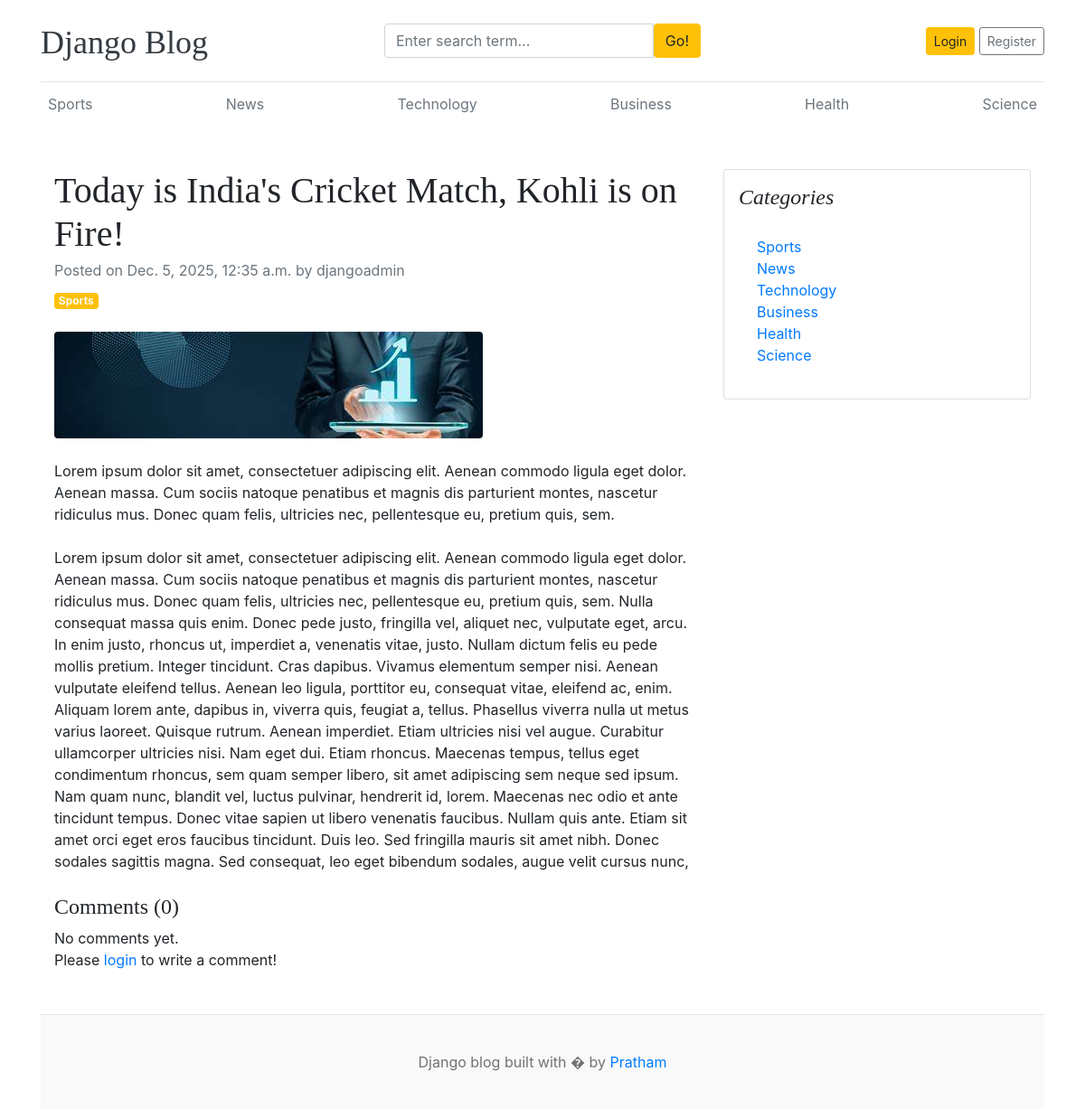
Screenshot of /blogs/today-is-indias-cricket-match-kohli-is-on-fire-1/ with the database file from the repository.
### blogs/models.py (models this page shows, shortened)
class Category(models.Model):
    category_name = models.CharField(max_length = 50, unique = True)
    created_at = models.DateTimeField(auto_now=True)
    updated_at = models.DateTimeField(auto_now=True)
    class Meta:
        verbose_name_plural = 'categories'
    def __str__(self):
        return self.category_name

class Blog(models.Model):
    title = models.CharField(max_length = 100)
    slug = models.SlugField(max_length=150, unique=True, blank=True)
    category = models.ForeignKey(Category, on_delete=models.CASCADE) #using cascade because when you delete specific category the blog post associated should also be deleted
    author = models.ForeignKey(User, on_delete=models.CASCADE) # so when user is deleted hte blog post of that user should also be deleted
    featured_image = models.ImageField(upload_to='uploads/%d/%m/%Y')
    short_description= models.TextField(max_length=500)
    blog_body = models.TextField(max_length=2000)
    status = models.CharField(max_length=20, choices=STATUS_CHOICES, default="Draft")
    is_featured = models.BooleanField(default=False)
    created_at = models.DateTimeField(auto_now=True)
    updated_at = models.DateTimeField(auto_now=True)

### blogs/views.py (the view, shortened to what this page needs)
# urls.py: path('blogs/<slug:slug>/', BlogsView.blogs, name='blogs'),
def blogs(request, slug):
    single_blog = get_object_or_404(Blog, slug=slug, status='Published')
    comments = Comment.objects.filter(blog=single_blog)
    comment_count = comments.count()
    context = {
        'single_blog': single_blog,
        'comments': comments,
        'comment_count': comment_count
    }
    return render(request, 'blogs.html', context)

### blogs/context_processors.py (called while the page is built)
def get_categories(request):
    categories = Category.objects.all()
    return dict(categories=categories)

### templates/blogs.html (shortened to what this page needs)
{% extends 'base.html' %} {% block content %}
<div class="container mt-5">
  <div class="row">
    <div class="col-lg-8">
      <article>
        <header class="mb-4">
          <h1 class="fw-bolder mb-1">{{ single_blog.title }}</h1>
          <div class="text-muted fst-italic mb-2">
            Posted on {{ single_blog.created_at }} by {{ single_blog.author }}
          </div>
          <a class="badge bg-warning text-decoration-none text-light" href="#!"
            >{{ single_blog.category }}</a
          >
        </header>
        <figure class="mb-4">
          <img
            class="img-fluid rounded"
            src="{{ single_blog.featured_image.url }}"
            alt="..."
          />
        </figure>
        <section class="mb-5">
          <p class="fs-5 mb-4">{{ single_blog.short_description }}</p>
          <p class="fs-5 mb-4">{{ single_blog.blog_body }}</p>
          <h4>Comments ({{ comment_count }})</h4>
          {% if comments %} {% for comment in comments %}
          <div class="card mt-1">
            <div class="card-body">
              <p class="card-text mb-0">{{ comment }}</p>
              <span>
                <small>By {{ comment.user }}</small>
                <small>| {{ comment.created_at | timesince }} ago</small>
              </span>
            </div>
          </div>
          {% endfor %} {% else %} No comments yet. {% endif %}
          <br />
          <div class="form-group">
            {% if user.is_authenticated %}
            <form action="" method="POST">
              {% csrf_token %}
              <div class="form-group">
                <textarea
                  name="comment"
                  class="form-control"
                  placeholder="Write your comment"
                ></textarea>
                <input
                  type="submit"
                  value="Submit"
                  class="btn btn-primary mt-2"
                />
              </div>
            </form>
            {% else %}
            <p>
              Please <span><a href="{% url 'login' %}">login</a></span> to write
              a comment!
            </p>
            {% endif %}
          </div>
        </section>
      </article>
    </div>
    <div class="col-lg-4">
      <div class="card mb-4 p-3">
        <h4 class="font-italic">Categories</h4>
        <div class="card-body">
          <div class="row">
            <div class="col-sm-6">
              <ul class="list-unstyled mb-0">
                {% for cat in categories %}
                <li>
                  <a href="{% url 'post_by_category' cat.id %}"
                    >{{ cat.category_name }}</a
                  >
                </li>
                {% endfor %}
              </ul>
            </div>
          </div>
        </div>
      </div>
    </div>
  </div>
</div>
{% endblock %}

### templates/base.html (shortened to what this page needs)
{% load static %}
<!DOCTYPE html>
<html lang="en">
  <head>
    <link
      href="https://getbootstrap.com/docs/4.0/dist/css/bootstrap.min.css"
      rel="stylesheet"
    />
    <link href="{% static 'css/blog.css' %}" rel="stylesheet" />
     <link rel="stylesheet" href="https://cdnjs.cloudflare.com/ajax/libs/font-awesome/4.7.0/css/font-awesome.min.css">
  </head>
  <body>
    <div class="container">
      <header class="blog-header py-3">
        <div class="row flex-nowrap justify-content-between align-items-center">
          <div class="col-4 pt-1">
            <a class="blog-header-logo text-dark" href="/">Django Blog</a>
          </div>
          <div class="col-4">
            <form action="{% url "search" %}" method="GET">
              <div class="input-group">
                  <input class="form-control" type="text" name="keyword" value="{{keyword}}" placeholder="Enter search term..." aria-label="Enter search term..." aria-describedby="button-search" />
                  <button type="submit" class="btn btn-warning" id="button-search" type="button">Go!</button>
                    </div>
            </form>
          </div>
          <div class="col-4 d-flex justify-content-end align-items-center">
            {% if not user.is_authenticated %}
            <a class="btn btn-sm btn-warning" href="{% url "login" %}">Login</a> &nbsp;
            <a class="btn btn-sm btn-outline-secondary" href="{% url "register" %}">Register</a>
            {% else %}
            <span><a href="{% url "dashboard" %}">Dashboard</a></span>
            &emsp;
            <span><a href="{% url "logout" %}">Logout</a></span>
            {% endif %}
          </div>
        </div>
      </header>
      <div class="nav-scroller py-1 mb-2">
        <nav class="nav d-flex justify-content-between">
          {% for cat in categories %}
          <a class="p-2 text-muted" href="{% url "post_by_category" cat.id %}">{{cat.category_name}}</a>
          {% endfor %}
        </nav>
      </div>
{% block content %} {% endblock %}
    <footer class="blog-footer">
      <p>Django blog built with � by <a href="https://prathamehta.netlify.app/">Pratham</a></p>
    </footer>
    {% load django_browser_reload %} {% django_browser_reload_script %}
  </body>
</html>

### static/css/blog.css (style rules this page uses)
.blog-header { border-bottom: 1px solid #e5e5e5; }
.blog-header-logo { font-family: "Playfair Display", Georgia, "Times New Roman", serif; font-size: 2.25rem; }
h1, h2, h3, h4, h5, h6 { font-family: "Playfair Display", Georgia, "Times New Roman", serif; }
.blog-footer { padding: 2.5rem 0; color: #727272; text-align: center; background-color: #f9f9f9; border-top: .05rem solid #e5e5e5; }
.blog-footer p:last-child { margin-bottom: 0; }

### rows the page displays
Category: category_name "Sports"
Category: category_name "News"
Category: category_name "Technology"
Category: category_name "Business"
Category: category_name "Health"
Category: category_name "Science"
Blog: title "Today is India's Cricket Match, Kohli is on Fire!", created_at "Dec. 5, 2025, 12:35 a.m.", author "djangoadmin", category "Sports", featured_image (picture), short_description "Lorem ipsum dolor sit amet, consectetuer adipiscing elit. Aenean commodo ligula eget dolor. Aenean massa. Cum sociis natoque penatibus et magnis dis parturient montes, nascetur ridiculus mus. Donec quam felis, ultricies nec, pellentesque eu, pretium quis, sem.", blog_body "Lorem ipsum dolor sit amet, consectetuer adipiscing elit. Aenean commodo ligula eget dolor. Aenean massa. Cum sociis natoque penatibus et magnis dis parturient montes, nascetur ridiculus mus. Donec quam felis, ultricies nec, pellentesque eu, pretium quis, sem. Nulla consequat massa quis enim. Donec pede justo, fringilla vel, aliquet nec, vulputate eget, arcu. In enim justo, rhoncus ut, imperdiet a, venenatis vitae, justo. Nullam dictum felis eu pede mollis pretium. Integer tincidunt. Cras dapibus. Vivamus elementum semper nisi. Aenean vulputate eleifend tellus. Aenean leo ligula, porttitor eu, consequat vitae, eleifend ac, enim. Aliquam lorem ante, dapibus in, viverra quis, feugiat a,…"

### other values shown
{{ comment_count }} "0"
